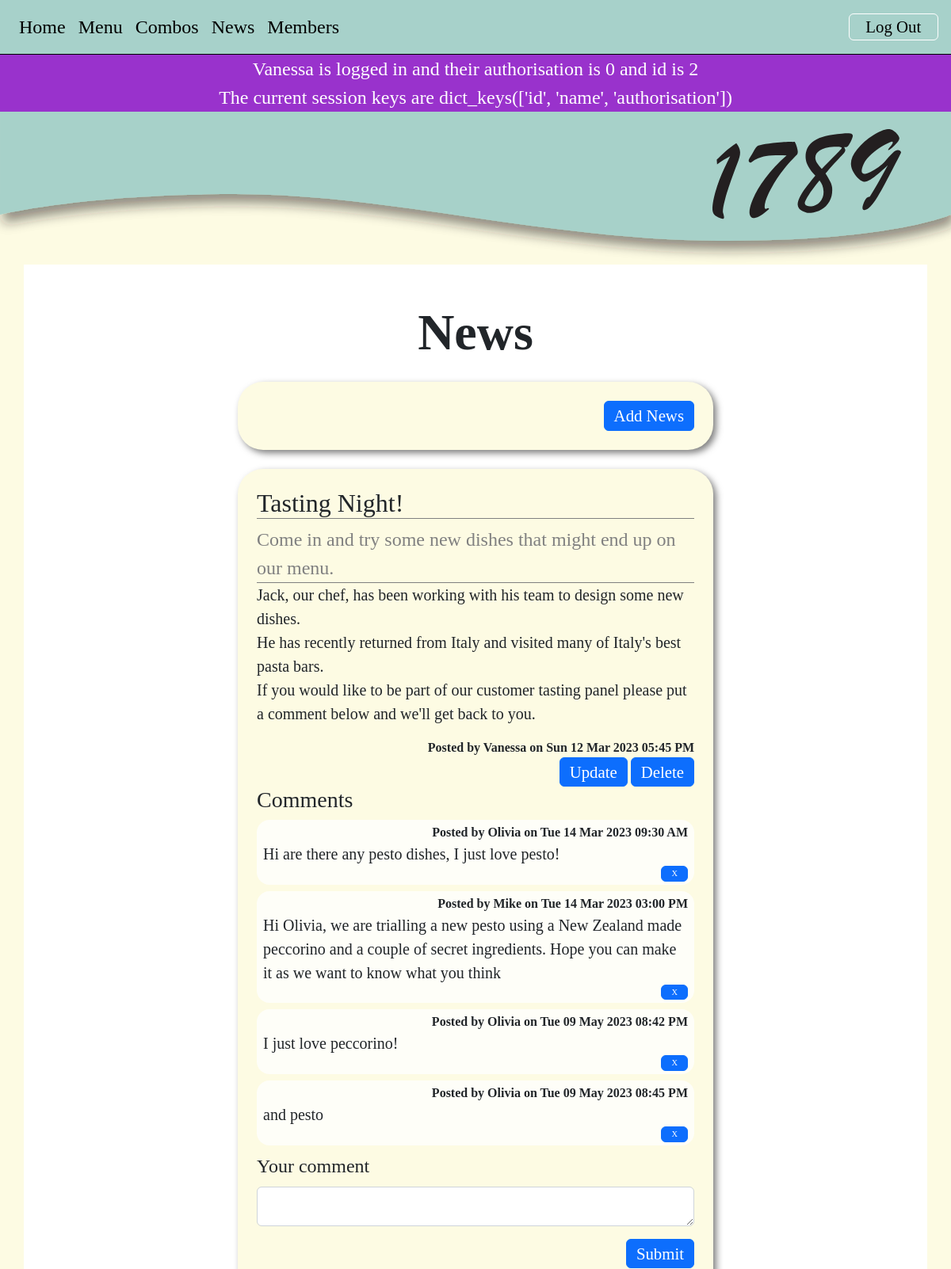
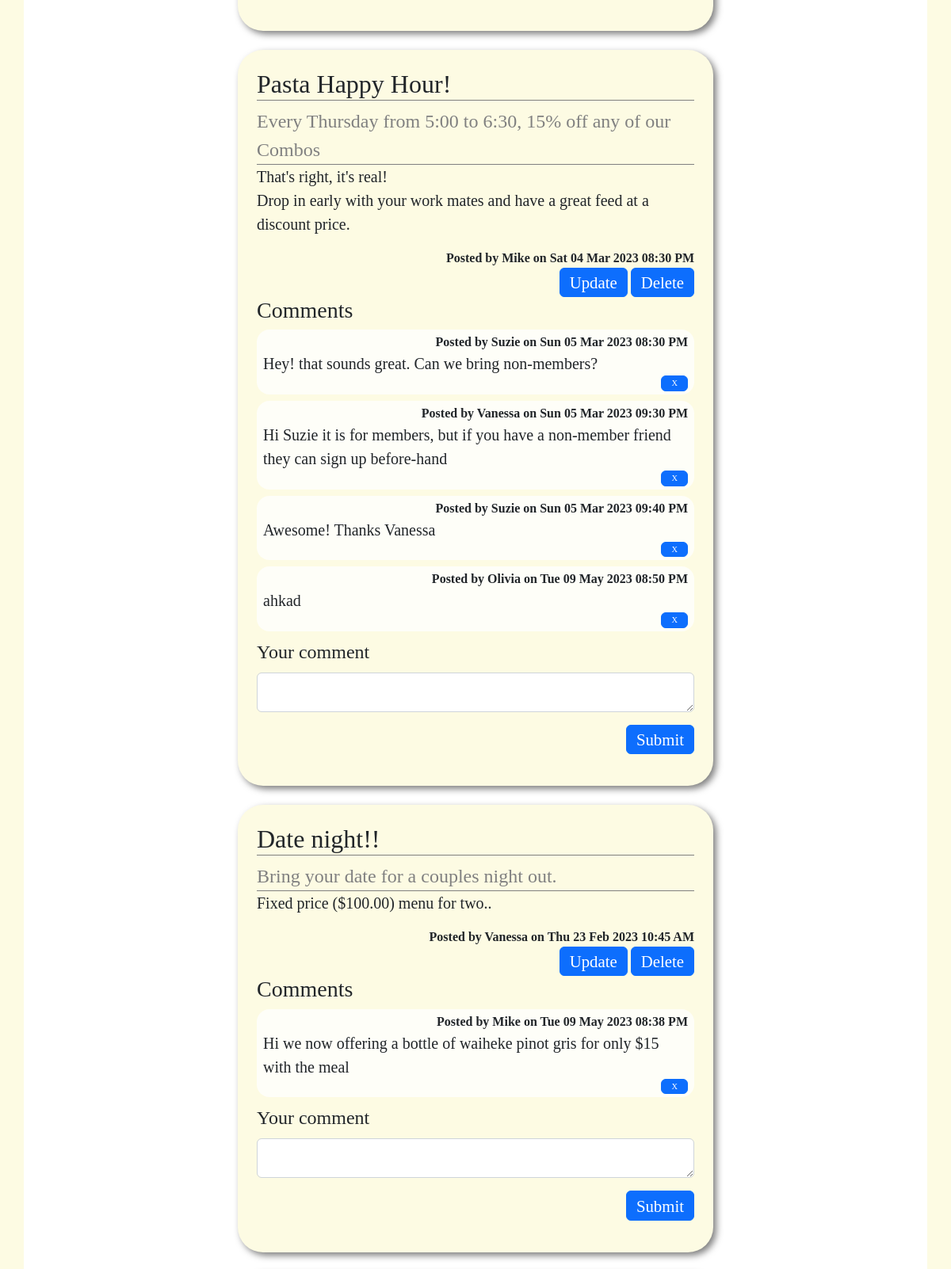
The app's page /news (signed in, upper part) with its own data (2 pictures, top to bottom).
### tables this page shows
CREATE TABLE member(
    member_id integer primary key autoincrement not null,
    name text not null,
    email text not null unique,
    password text not null,
    authorisation integer not null
);

CREATE TABLE news(
    news_id integer primary key autoincrement not null,
    title text not null unique,
    subtitle text not null unique,
    content text not null unique,
    newsdate date not null,
    member_id integer not null,
    foreign key(member_id) references member(member_id)
);

CREATE TABLE comment(
    comment_id integer primary key autoincrement not null,
    news_id integer not null,
    member_id integer not null,
    comment text not null unique,
    commentdate date not null,
    foreign key(news_id) references news(news_id),
    foreign key(member_id) references member(member_id)
);

### server.py (the view)
@app.route('/news')
def news():
    news_set = []
    sql="""select news.news_id,news.title,news.subtitle, news.content, news.newsdate, member.name
     from news
     join member on member.member_id = news.member_id
     order by newsdate desc
     """
    result = run_search_query_tuples(sql, (), db_path, True)
    for row in result:
        news_dict = {}
        for k in row.keys():
            news_dict[k] = row[k]
        sql = """select comment.comment_id, comment.comment, comment.commentdate, member.name
        from comment
        join member on comment.member_id = member.member_id
        where comment.news_id = ?
        order by comment.commentdate asc
        """
        values_tuple = (news_dict['news_id'],)
        result = run_search_query_tuples(sql,values_tuple, db_path, True)
        news_dict['comments'] = result
        news_set.append(news_dict)
    return render_template("news.html", news=news_set)

### db_functions.py (called while the page is built)
def run_search_query_tuples(sql_query, values_tuple, file_path, rowfactory=False):
    result = None
    try:
        db = sqlite3.connect(file_path)
        if rowfactory:
            db.row_factory = sqlite3.Row
        cursor = db.cursor()
        cursor.execute(sql_query, values_tuple)
        result = cursor.fetchall()
        cursor.close()
    except sqlite3.Error as error:
        print("Error running search query tuples: {}".format(error))
        return None
    db.close()
    if result is None:
        print("No search values were found")
    return result

### server.py (called while the page is built)
@app.template_filter()
def news_date(sqlite_dt):
    x = datetime.strptime(sqlite_dt, '%Y-%m-%d %H:%M:%S')
    return x.strftime("%a %d %b %Y %I:%M %p")

### templates/news.html (shortened to what this page needs)
{% extends "layout.html" %}
{% block banner %}
static/images/small_banner.svg
{% endblock %}
{% block content %}
<div class="container-lg py-sm-5 py-1">
     <h1> News</h1>
    {% if session and session['authorisation'] == 0 %}
    <div class="news p-4 my-4 text-end">
        <a class="btn btn-primary" href="{{ url_for('news_cud', id=0, task='add') }}">Add News</a>
    </div>
    {% endif %}
    {% for row in news %}
    <div class="news p-4 my-4">
    <h2> {{ row['title'] }}</h2>
        <div class="subtitle"> {{ row['subtitle'] }}</div>
        <p class="news-text"> {{ row['content'] | replace("\n", "<br>") | safe}} </p>
        <div class="news-meta">Posted by {{ row['name'] }} on {{ row['newsdate'] | news_date }}</div>
        {% if session and session['authorisation'] == 0 %}
        <div class="news-meta">
            <a class="btn btn-primary" href="{{ url_for('news_cud', id=row['news_id'], task='update') }}">Update</a>
            <a class="btn btn-primary" href="{{ url_for('news_cud', id=row['news_id'], task='delete') }}">Delete</a>
        </div>
        {% endif %}
        <h3 id="{{ row['news_id'] }}">Comments</h3>
        {% for comment in row['comments'] %}
        <div class="comment">
             <div>Posted by {{comment['name']}} on {{ comment['commentdate'] | news_date }} </div>
            <div>{{ comment['comment'] }}</div>
            <div >
                <a class="btn btn-primary" href="{{ url_for('comment_cud', id=comment['comment_id'], task='delete') }}">X</a>
            </div>
        </div>
        {% endfor %}
                <div>
            {% if session and session['authorisation'] in [0,1] %}
            <form action="{{url_for('comment_cud', news_id=row['news_id'], member_id=session['id'],task='add')}}" method="POST">
                <div>
                    <label for="comment" class="form-label">Your comment</label>
                    <textarea class="form-control" id="comment" name="comment" rows="1" required>{{content}}</textarea>
                </div>
                    <div class="text-end">
                    <button  type="submit" class="btn btn-primary" >Submit</button>
                </div>
            </form>
                {% endif %}
        </div>
    </div>
    {% endfor %}
</div>
{% endblock %}

### templates/layout.html (shortened to what this page needs)
<!DOCTYPE html>
<html lang="en">
<head>
<link href="https://cdn.jsdelivr.net/npm/bootstrap@5.2.3/dist/css/bootstrap.min.css" rel="stylesheet">
<link rel="stylesheet" href="static/styles.css">
</head>
<body>
 <div class="container-fluid">
     <nav class="navbar navbar-expand-lg px-3 py-2">
    <div class="collapse navbar-collapse" id="collapsibleNavbar">
      <ul class="navbar-nav">
        <li class="nav-item">
          <a class="nav-link" href="{{ url_for('index') }}">Home</a>
        </li>
        <li class="nav-item">
          <a class="nav-link" href="{{ url_for('menu') }}">Menu</a>
        </li>
        <li class="nav-item">
          <a class="nav-link" href="{{ url_for('combos') }}">Combos</a>
        </li>
        <li class="nav-item">
            <a class="nav-link" href="{{ url_for('news') }}">News</a>
        </li>
        <li class="nav-item">
            <a class="nav-link" href="{{ url_for('members') }}">Members</a>
        </li>
      </ul>
        <div class="ms-auto">
            {% if session %}
            <a class="nav-link btn btn-outline" href="{{ url_for('logout') }}">Log Out</a>
            {% else %}
            <a class="nav-link btn btn-outline" href="{{ url_for('signup') }}">Sign up</a>
            <a class="nav-link btn btn-outline" href="{{ url_for('login') }}">Log in</a>
            {% endif %}
        </div>
          </div>
</nav>
     {% if session %}
     <div class="session">
         {{ session['name'] }} is logged in and their authorisation is {{ session['authorisation']}}
         and id is {{ session['id'] }}
     <br> The current session keys are {{session.keys()}}</div>
     {% endif %}
    <img class="img-fluid" src="{% block banner %}{% endblock %}" alt="Banner">
</div>
{% block content %}
 {% endblock %}
</body>
</html>

### static/styles.css (style rules this page uses)
:root { --brand-paper: rgb(253,251,227); --brand-green: rgb(167,209,202); --brand-green-pale: rgb(223,237,224); }
body { font-family: 'Cormorant Garamond', serif; font-size: 100%; background-color: var(--brand-paper); margin:0; }
h1 { font-size: 4em; text-align: center; font-weight: 600; margin: 0; }
h2 { border-bottom: 1px solid gray; }
.container-fluid { border: 0px solid blue; padding:0; }
.container-lg { border: 0px solid pink; background-color: rgb(255,255,255); overflow: auto; margin-bottom: 2.5em; }
.subtitle { font-size: 1.5em; border-bottom: 1px solid gray; color: gray; }
.news { max-width: 600px; margin: auto; background-color: var(--brand-paper); border-radius: 2em; filter: drop-shadow(0.25em 0.25em 0.25em rgba(0,0,0,0.5)); }
.news-text { font-size: 1.25em; }
.news-meta { text-align: end; font-weight: bold; }
.comment { background-color: rgba(255,255,255,0.75); border-radius: 1em; padding: 0.25em 0.5em 0.25em 0.5em; margin-bottom: 0.5em; }
.comment div:first-child { text-align: end; font-weight: bold; }
.comment div:nth-child(2) { font-size: 1.25em; }
.comment div:nth-child(3) { text-align: end; font-size: 0.5em; }
.navbar { background-color: var(--brand-green); border-bottom: 1px solid black; }
.nav-link { font-size: 1.5em; color:black; }
nav .btn-outline { display: inline-block; }
.btn-outline { border: 1px solid white; padding: 0 1em; }
label, input[type='text'], input[type='email'], input[type='password'], textarea { font-size: 1.5em !important; }
form div { margin-bottom: 1em; }
.btn { font-size: 1.3em; --bs-btn-padding-y:0.1em; }
.session { background-color: darkorchid; color: white; text-align:center; font-size: 1.5em; }

### records on screen
member: name "Vanessa"
news: title "Tasting Night!", subtitle "Come in and try some new dishes that might end up on our menu.", content "Jack, our chef, has been working with his team to design some new dishes. He has recently returned from Italy and visited many of Italy's best pasta bars. If you would like to be part of our customer tasting panel please put a comment below and we'll get back to you.", name "Vanessa", newsdate|news_date "Sun 12 Mar 2023 05:45 PM"
comment: name "Olivia", commentdate|news_date "Tue 14 Mar 2023 09:30 AM", comment "Hi are there any pesto dishes, I just love pesto!"
comment: name "Mike", commentdate|news_date "Tue 14 Mar 2023 03:00 PM", comment "Hi Olivia, we are trialling a new pesto using a New Zealand made peccorino and a couple of secret ingredients. Hope you can make it as we want to know what you think"
comment: name "Olivia", commentdate|news_date "Tue 09 May 2023 08:42 PM", comment "I just love peccorino!"
comment: name "Olivia", commentdate|news_date "Tue 09 May 2023 08:45 PM", comment "and pesto"
news: title "Pasta Happy Hour!", subtitle "Every Thursday from 5:00 to 6:30, 15% off any of our Combos", content "That's right, it's real! Drop in early with your work mates and have a great feed at a discount price.", name "Mike", newsdate|news_date "Sat 04 Mar 2023 08:30 PM"
comment: name "Suzie", commentdate|news_date "Sun 05 Mar 2023 08:30 PM", comment "Hey! that sounds great. Can we bring non-members?"
comment: name "Vanessa", commentdate|news_date "Sun 05 Mar 2023 09:30 PM", comment "Hi Suzie it is for members, but if you have a non-member friend they can sign up before-hand"
comment: name "Suzie", commentdate|news_date "Sun 05 Mar 2023 09:40 PM", comment "Awesome! Thanks Vanessa"
comment: name "Olivia", commentdate|news_date "Tue 09 May 2023 08:50 PM", comment "ahkad"
news: title "Date night!!", subtitle "Bring your date for a couples night out.", content "Fixed price ($100.00) menu for two..", name "Vanessa", newsdate|news_date "Thu 23 Feb 2023 10:45 AM"
comment: name "Mike", commentdate|news_date "Tue 09 May 2023 08:38 PM", comment "Hi we now offering a bottle of waiheke pinot gris for only $15 with the meal"

### other values on screen
{{ session['authorisation'] }} "0"
{{ session['id'] }} "2"
{{ session.keys() }} "dict_keys(['id', 'name', 'authorisation'])"
